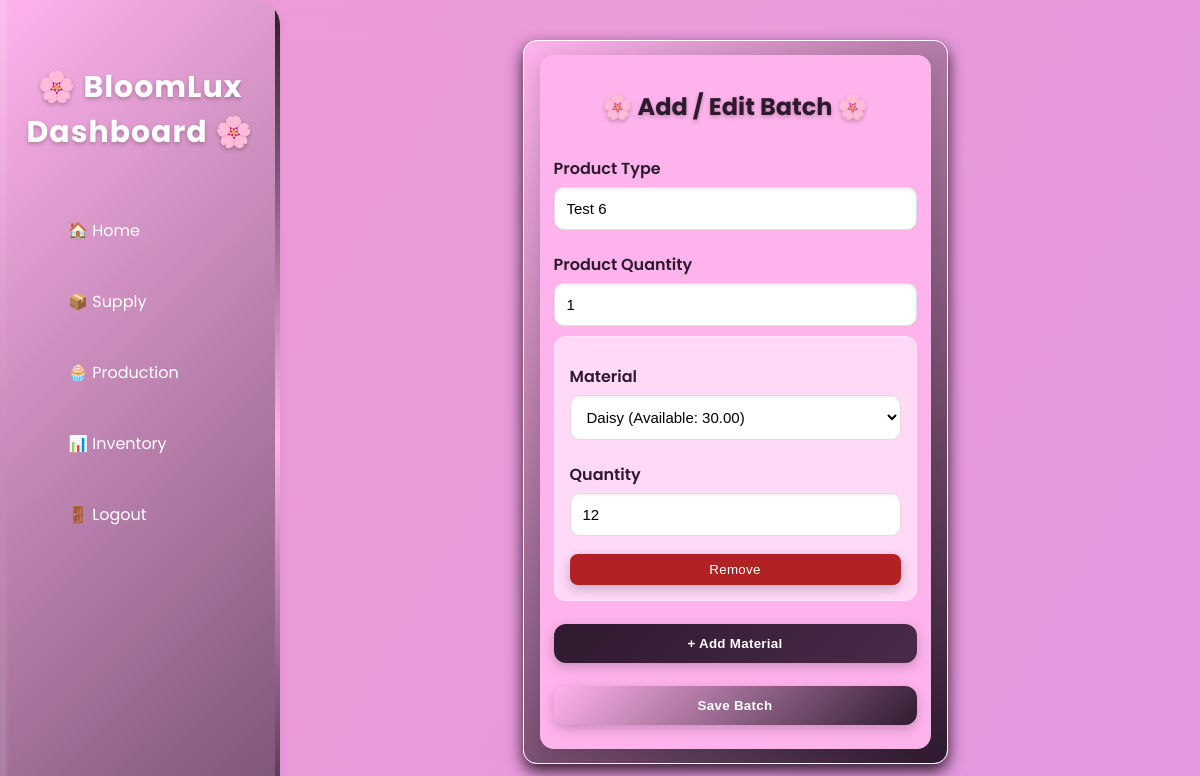
The page /add_batch.php?batch_id=1512 (signed in) on the database its author committed.
### tables this page shows
CREATE TABLE `batches` (
  `id` int(11) NOT NULL,
  `product_name` varchar(100) NOT NULL,
  `quantity` int(11) NOT NULL,
  `status` enum('scheduled','in_progress','completed') DEFAULT 'scheduled',
  `scheduled_at` timestamp NOT NULL DEFAULT current_timestamp(),
  `started_at` datetime DEFAULT NULL,
  `completed_at` timestamp NULL DEFAULT NULL,
  `is_deleted` tinyint(1) DEFAULT 0
);

CREATE TABLE `batch_materials` (
  `id` int(11) NOT NULL,
  `batch_id` int(11) NOT NULL,
  `stock_id` int(11) NOT NULL,
  `quantity_used` int(11) NOT NULL,
  `created_at` timestamp NOT NULL DEFAULT current_timestamp(),
  `quantity_reserved` int(11) DEFAULT 0
);

### add_batch.php (the view, shortened to what this page needs)
<?php
include 'backend/init.php';
$current_batch_id = isset($_GET['batch_id']) ? intval($_GET['batch_id']) : 0;
$search = $_GET['search'] ?? '';
$is_edit = $current_batch_id > 0;
$stmt = $conn->prepare("
    SELECT
        i.id,
        i.item_name,
        COALESCE(SUM(ib.quantity),0) AS total_stock,
        COALESCE(SUM(CASE WHEN b.id IS NULL THEN 0 ELSE bm.quantity_reserved END),0) AS reserved_stock,
        COALESCE(SUM(ib.quantity),0) - COALESCE(SUM(CASE WHEN b.id IS NULL THEN 0 ELSE bm.quantity_reserved END),0) AS available_quantity
    FROM inventory i
    LEFT JOIN inventory_batches ib
        ON ib.inventory_id = i.id
        AND (ib.expiration_date IS NULL OR ib.expiration_date >= CURDATE())
    LEFT JOIN batch_materials bm
        ON bm.stock_id = i.id
    LEFT JOIN batches b
        ON bm.batch_id = b.id
        AND b.is_deleted = 0
        AND bm.batch_id != ?
    WHERE i.item_name LIKE CONCAT('%', ?, '%')
    GROUP BY i.id
");
$stmt->bind_param("is", $current_batch_id, $search);
$stmt->execute();
$inventory_items = $stmt->get_result()->fetch_all(MYSQLI_ASSOC);
$product_type_prefill = $_GET['product_name'] ?? '';
$quantity_prefill = $_GET['quantity'] ?? '';
$materials_prefill = [];
if ($is_edit) {
    $batch_id = $current_batch_id;
    $matQuery = $conn->prepare("
        SELECT i.id as stock_id, i.item_name, bm.quantity_used
        FROM batch_materials bm
        JOIN inventory i ON bm.stock_id = i.id
        WHERE bm.batch_id = ?
    ");
    $matQuery->bind_param("i", $batch_id);
    $matQuery->execute();
    $materials_prefill = $matQuery->get_result()->fetch_all(MYSQLI_ASSOC);
    $stmt = $conn->prepare("SELECT product_name, quantity FROM batches WHERE id = ?");
    $stmt->bind_param("i", $batch_id);
    $stmt->execute();
    $batchInfo = $stmt->get_result()->fetch_assoc();
    if ($batchInfo) {
        $product_type_prefill = $batchInfo['product_name'];
        $quantity_prefill = $batchInfo['quantity'];
    }
}
?>
<!DOCTYPE html>
<html lang="en">
<head>
    <link rel="stylesheet" href="css/home.css">
    <link rel="stylesheet" href="css/add_batch.css">
</head>
<body>
    <div class="sidebar">
        <h2>🌸 BloomLux Dashboard 🌸</h2>
        <a href="home.php">🏠 Home</a>
        <a href="supply.php">📦 Supply</a>
        <a href="production.php">🧁 Production</a>
        <a href="inventory.php">📊 Inventory</a>
        <a href="logout.php">🚪 Logout</a>
    </div>
    <div class="main">
        <div class="section-container batch-container">
            <div class="card batch-card">
                <h2>🌸 Add / Edit Batch 🌸</h2>
                <form id="batchForm" method="POST">
                    <label class="form-label">Product Type</label>
                    <input class="form-input" type="text" name="product_type" value="<?php echo htmlspecialchars($product_type_prefill); ?>" required>
                    <label class="form-label">Product Quantity</label>
                    <input class="form-input" type="number" name="batch_quantity" value="<?php echo htmlspecialchars($quantity_prefill); ?>" placeholder="Enter quantity" min="1" required>
                    <div id="materialsContainer">
                        <?php if ($materials_prefill): ?>
                            <?php foreach ($materials_prefill as $index => $mat): ?>
                                <div class="material-row">
                                    <label class="form-label">Material</label>
                                    <select class="form-select" name="materials[<?php echo $index; ?>][id]" required>
                                        <?php foreach ($inventory_items as $item): ?>
                                            <option value="<?php echo $item['id']; ?>" <?php echo ($item['id'] == $mat['stock_id']) ? 'selected' : ''; ?>>
                                                <?php echo htmlspecialchars($item['item_name']); ?> (Available: <?php echo max(0, $item['available_quantity']); ?>)
                                            </option>
                                        <?php endforeach; ?>
                                    </select>
                                    <label class="form-label">Quantity</label>
                                    <input class="form-input" type="number"
    name="materials[<?php echo $index; ?>][quantity]"
value="<?php echo intval($mat['quantity_used']); ?>"
    min="1"
    max="<?php
        $maxQty = 0;
        foreach ($inventory_items as $item) {
            if ($item['id'] == $mat['stock_id']) {
                $available = $item['available_quantity'];
                if ($is_edit) $available += $mat['quantity_used'];
                $maxQty = max($available, $mat['quantity_used'], 1);
                break;
            }
        }
        echo $maxQty;
    ?>"
    required>
                                    <button type="button" class="removeMaterialBtn">Remove</button>
                                </div>
                            <?php endforeach; ?>
                        <?php endif; ?>
                    </div>
                    <button type="button" class="action-btn" id="addMaterialBtn">+ Add Material</button>
                    <button type="submit" class="submit-btn">Save Batch</button>
                </form>
            </div>
        </div>
    </div>

### css/home.css (style rules this page uses)
:root { --bg: #ffb3ecff; --card: #f5f0fa; --primary: #2e1a2eff; --text: #000; --accent: #2e1a2eff; --shadow: 0 3px 10px rgba(0, 0, 0, 0.08); }
body { font-family: 'Poppins', sans-serif; margin: 0; background: var(--bg); display: flex; color: var(--text); }
body::before { content: ""; position: fixed; inset: 0; background: url('https://thumbs.dreamstime.com/b/beautiful-colorful-meadow-wild-flowers-floral-background-landscape-purple-pink-sunset-blurred-soft-pastel-magical-332027305.jpg') no-repeat center/cover; z-index: -2; }
body::after { content: ""; position: fixed; inset: 0; background: linear-gradient(120deg, rgba(214, 122, 177, 0.4), rgba(184, 112, 209, 0.4)); backdrop-filter: blur(15px); z-index: -1; }
.sidebar { width: 240px; background: linear-gradient(180deg, #b86bff, #ffb3ec); color: #fff; height: 100vh; position: fixed; display: flex; flex-direction: column; padding: 40px 20px; box-shadow: var(--shadow); border-top-right-radius: 25px; border-bottom-right-radius: 25px; overflow: hidden; animation: sidebarSlideIn 0.7s ease-out forwards; }
.sidebar h2 { text-align: center; font-weight: 700; font-size: 30px; margin-bottom: 40px; letter-spacing: 1px; opacity: 0; animation: fadeIn 1s 0.3s forwards; }
.sidebar a { display: block; color: #fff; padding: 15px 18px; margin: 8px 0; text-decoration: none; border-radius: 50px; transition: all 0.4s ease; position: relative; opacity: 0; transform: translateX(-15px); animation: slideInLink 0.6s ease forwards; }
.sidebar a:nth-child(2) { animation-delay: 0.3s; }
.sidebar a:nth-child(3) { animation-delay: 0.4s; }
.sidebar a:nth-child(4) { animation-delay: 0.5s; }
.sidebar a:nth-child(5) { animation-delay: 0.6s; }
.sidebar a:nth-child(6) { animation-delay: 0.7s; }
.sidebar { background: linear-gradient(135deg, #ffb3ecff, #2e1a2eff, #ffb3ecff); background-size: 300% 300%; animation: gradientShift 8s ease infinite, sidebarSlideIn 0.7s ease-out, breatheGlow 3.2s ease-in-out infinite; transform-origin: left center; transition: transform 0.25s ease; }
.sidebar::before { content: ""; position: absolute; top: 0; left: 0; width: 6px; height: 100%; background: linear-gradient(180deg, rgba(255,255,255,0.6), transparent, rgba(255,255,255,0.6)); filter: blur(2px); opacity: 0.35; animation: shimmerMove 2.8s linear infinite; }
.sidebar a { display: flex; align-items: center; gap: 10px; }
.sidebar a::before { content: ""; display: inline-block; width: 20px; height: 20px; background-size: cover; filter: drop-shadow(0 2px 4px rgba(0,0,0,0.2)); }
.sidebar::after { content: ''; position: absolute; right: 0; top: 0; width: 5px; height: 100%; background: linear-gradient(180deg,#2e1a2eff, #ffb3ecff, #2e1a2eff); animation: glowBorder 2.5s ease-in-out infinite alternate; border-radius: 5px; }
.main { margin-left: 270px; padding: 40px; flex: 1; animation: fadeIn 1s ease forwards; display: flex; flex-direction: column; min-height: 100vh; box-sizing: border-box; }
.section-container { background: linear-gradient(135deg, #ffb3ec, #2e1a2eff); padding: 14px 16px; border-radius: 14px; box-shadow: 0 7px 16px #2e1a2eff; border: 1px solid rgb(250, 250, 250); animation: fadeSlideUp 1s ease forwards; opacity: 0; width: 100%; box-sizing: border-box; }
.card { background: var(--bg); border-radius: 14px; padding: 14px; box-shadow: 0 5px 20px rgba(0, 0, 0, 0.15); backdrop-filter: blur(12px); box-sizing: border-box; overflow: hidden; display: flex; flex-direction: column; justify-content: space-between; transition: transform 0.3s ease, box-shadow 0.3s ease; }

### rows shown on the page
batches: product_type "Test 6", batch_quantity "1"
batch_materials: quantity_used "12"

### other values the page prints
form field value "Daisy (Available: 30.00)"
